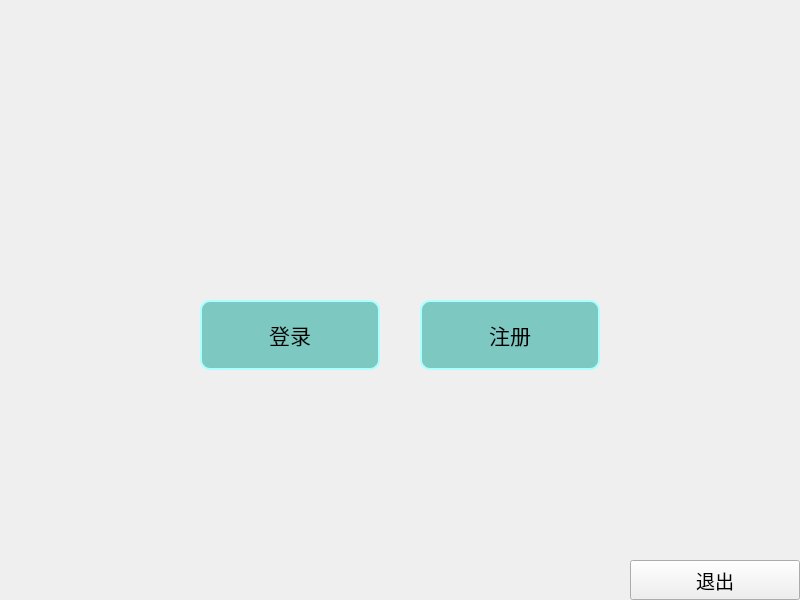
<?xml version="1.0" encoding="UTF-8"?>
<ui version="4.0">
 <class>MainWindow</class>
 <widget class="QMainWindow" name="MainWindow">
  <property name="geometry">
   <rect>
    <x>0</x>
    <y>0</y>
    <width>800</width>
    <height>600</height>
   </rect>
  </property>
  <property name="windowTitle">
   <string>图书管理系统</string>
  </property>
  <property name="styleSheet">
   <string notr="true">#centralwidget {
	border-image:url(:/images/bg.jpg);
}</string>
  </property>
  <widget class="QWidget" name="centralwidget">
   <widget class="QPushButton" name="loginbutton">
    <property name="geometry">
     <rect>
      <x>200</x>
      <y>300</y>
      <width>180</width>
      <height>70</height>
     </rect>
    </property>
    <property name="font">
     <font>
      <family>华光隶变_CNKI</family>
      <pointsize>16</pointsize>
     </font>
    </property>
    <property name="mouseTracking">
     <bool>false</bool>
    </property>
    <property name="acceptDrops">
     <bool>false</bool>
    </property>
    <property name="autoFillBackground">
     <bool>false</bool>
    </property>
    <property name="styleSheet">
     <string notr="true">#loginbutton{

border : 2px solid rgb(170, 255, 255);
background-color: rgb(126, 200, 194);
border-radius : 10px;
padding: 0 8px;
}

loginbutton:pressed {
	background-color: rgb(0, 85, 255);
}

loginbutton:hover{
	background-color: #66c011;
}</string>
    </property>
    <property name="text">
     <string>登录</string>
    </property>
   </widget>
   <widget class="QPushButton" name="registerbutton">
    <property name="geometry">
     <rect>
      <x>420</x>
      <y>300</y>
      <width>180</width>
      <height>70</height>
     </rect>
    </property>
    <property name="font">
     <font>
      <family>华光隶变_CNKI</family>
      <pointsize>16</pointsize>
     </font>
    </property>
    <property name="mouseTracking">
     <bool>true</bool>
    </property>
    <property name="acceptDrops">
     <bool>true</bool>
    </property>
    <property name="autoFillBackground">
     <bool>false</bool>
    </property>
    <property name="styleSheet">
     <string notr="true">#registerbutton{

border : 2px solid rgb(170, 255, 255);
background-color: rgb(126, 200, 194);
border-radius : 10px;
padding: 0 8px;

}

</string>
    </property>
    <property name="text">
     <string>注册</string>
    </property>
    <property name="autoDefault">
     <bool>false</bool>
    </property>
   </widget>
   <widget class="QPushButton" name="pushButton">
    <property name="geometry">
     <rect>
      <x>630</x>
      <y>560</y>
      <width>170</width>
      <height>40</height>
     </rect>
    </property>
    <property name="font">
     <font>
      <family>华文细黑</family>
      <pointsize>14</pointsize>
     </font>
    </property>
    <property name="text">
     <string>退出</string>
    </property>
   </widget>
  </widget>
 </widget>
 <resources/>
 <connections/>
</ui>
